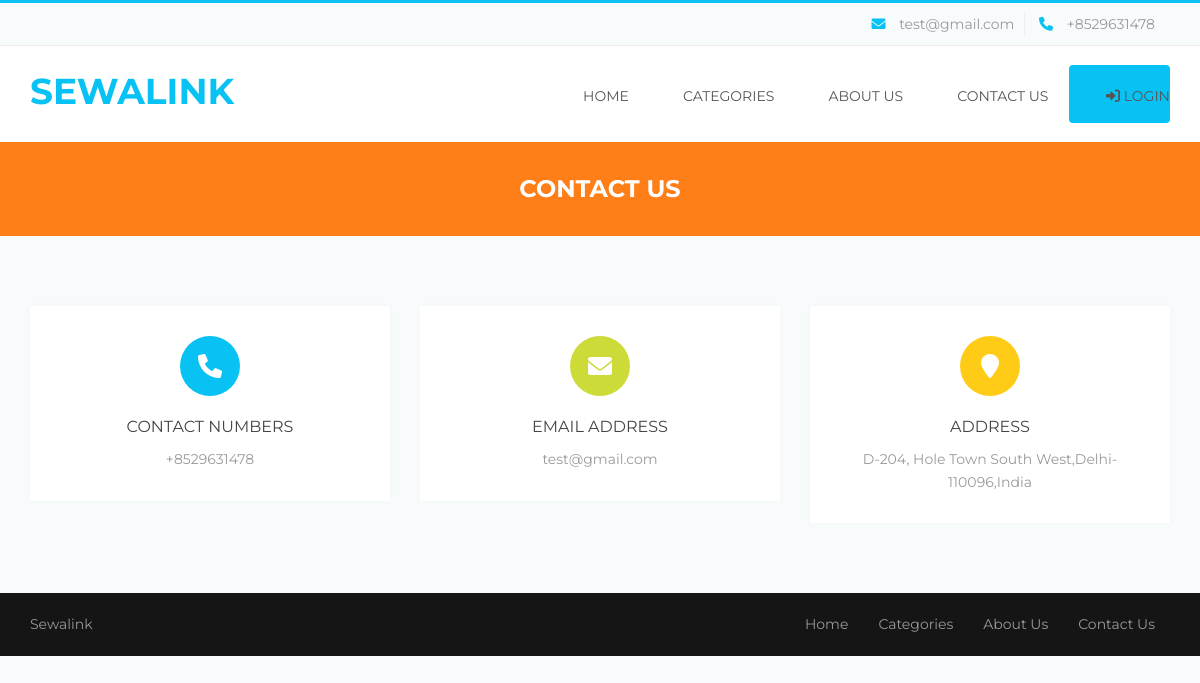
The page /contact.php on the database its author committed.
### tables this page shows
CREATE TABLE `tblpage` (
  `ID` int(10) NOT NULL,
  `PageType` varchar(50) DEFAULT NULL,
  `PageTitle` varchar(200) DEFAULT NULL,
  `PageDescription` mediumtext DEFAULT NULL,
  `Email` varchar(200) DEFAULT NULL,
  `MobileNumber` bigint(10) DEFAULT NULL,
  `UpdationDate` timestamp NOT NULL DEFAULT current_timestamp() ON UPDATE current_timestamp()
);

### contact.php (the view, shortened to what this page needs)
<?php
include('includes/dbconnection.php');
?>
<!DOCTYPE html>
<html>
<head>
	<link rel="stylesheet" type="text/css" href="bootstrap/css/bootstrap.min.css">
	<link rel="stylesheet" type="text/css" href="css/style.css">
	<link rel="stylesheet" type="text/css" href="css/menu.css">
	<link rel="stylesheet" type="text/css" href="css/color/color.css">
	<link rel="stylesheet" type="text/css" href="assets/testimonial/css/style.css" />
	<link rel="stylesheet" type="text/css" href="assets/testimonial/css/elastislide.css" />
	<link rel="stylesheet" type="text/css" href="css/responsive.css">
    <link rel="stylesheet" type="text/css" href="css/font-awesome.css">
	<link rel="stylesheet" type="text/css" href="assets/revolution_slider/css/revslider.css" media="screen" />
</head>
<body>
	<div class="theme-wrap clearfix">
		<?php include_once('includes/header.php');?>
		<div class="page-title-wrap bgorange-1 padding-top-30 padding-bottom-30">
			<h4 class="white">contact us</h4>
		</div>
		<section id="contact-form" class="margin-top-70 margin-bottom-40">
			<div class="container">
				<div class="row info-box-wrap clearfix">
					<?php
$sql="SELECT * from tblpage where PageType='contactus'";
$query = $dbh -> prepare($sql);
$query->execute();
$results=$query->fetchAll(PDO::FETCH_OBJ);
$cnt=1;
if($query->rowCount() > 0)
{
foreach($results as $row)
{               ?>
					<div class="col-xs-12 col-sm-4 col-md-4 col-lg-4">
						<div class="info-box bgwhite shadow-1 clearfix">
							<div class="info-icon">
								<i class="fa fa-phone bgblue-1 white"></i>
							</div>
							<div class="info-content">
								<div class="info-title">
									<h6>Contact numbers</h6>
								</div>
								<div class="info-disc">
									<p>+<?php  echo htmlentities($row->MobileNumber);?></p>
								</div>
							</div>
						</div>
					</div>
					<div class="col-xs-12 col-sm-4 col-md-4 col-lg-4">
						<div class="info-box bgwhite shadow-1 clearfix">
							<div class="info-icon">
								<i class="fa fa-envelope bggreen-1 white"></i>
							</div>
							<div class="info-content">
								<div class="info-title">
									<h6>email Address</h6>
								</div>
								<div class="info-disc">
									<p><?php  echo htmlentities($row->Email);?></p>
								</div>
							</div>
						</div>
					</div>
					<div class="col-xs-12 col-sm-4 col-md-4 col-lg-4">
						<div class="info-box bgwhite shadow-1 clearfix">
							<div class="info-icon">
								<i class="fa fa-map-marker bgyallow-1 white"></i>
							</div>
							<div class="info-content">
								<div class="info-title">
									<h6>Address</h6>
								</div>
								<div class="info-disc">
									<p><?php  echo htmlentities($row->PageDescription);?></p>
								</div>
							</div>
						</div>
					</div>
					<?php $cnt=$cnt+1;}} ?>
				</div>
			</div>
		</section>
		<?php include_once('includes/footer.php');?>
	</div>
</body>
</html>

### includes/header.php (shortened to what this page needs)
<?php
include('includes/dbconnection.php');
?>
<!DOCTYPE html>
<html lang="en">
<head>
    <link rel="stylesheet" href="https://cdnjs.cloudflare.com/ajax/libs/font-awesome/6.0.0/css/all.min.css">
</head>
<body>
    <div class="header">
        <div class="top-toolbar">
            <div class="container">
                <div class="row">
                    <div class="col-md-6 col-sm-12 col-xs-12 pull-right">
                        <div class="top-contact-info">
                            <ul>
                                <?php
                                $sql = "SELECT * from tblpage where PageType='contactus'";
                                $query = $dbh->prepare($sql);
                                $query->execute();
                                $results = $query->fetchAll(PDO::FETCH_OBJ);
                                $cnt = 1;
                                if ($query->rowCount() > 0) {
                                    foreach ($results as $row) { ?>
                                        <li class="toolbar-email"><i class="fa fa-envelope-o"></i>
                                            <?php echo htmlentities($row->Email); ?></li>
                                        <li class="toolbar-contact"><i class="fa fa-phone"></i>
                                            +<?php echo htmlentities($row->MobileNumber); ?></li><?php $cnt = $cnt + 1;
                                    }
                                } ?>
                            </ul>
                        </div>
                    </div>
                </div>
            </div>
        </div>
        <div class="nav-wrapper">
            <div class="container">
                <nav class="wsmenu slideLeft clearfix">
                    <div class="logo pull-left"><a href="index.php" title="Responsive Slide Menus">
                            <h3 style="color:#08c2f3">SEWALINK</h3>
                        </a></div>
                    <ul class="mobile-sub wsmenu-list pull-right">
                        <li><a href="index.php">Home</a></li>
                        <li><a href="category.php">Categories</a></li>
                        <li><a href="about.php">About Us</a></li>
                        <li><a href="contact.php">Contact Us</a></li>
                        <?php if (isset($_SESSION['loggedin'])): ?>
                            <li class="user-nav-item user-dropdown">
                                <button class="user-btn">
                                    <i class="fas fa-user-circle"></i>
                                </button>
                                <div class="dropdown-content">
                                    <a href="#"><i class="fas fa-user"></i> <?php echo $_SESSION['username']; ?></a>
                                    <a href="#"><i class="fas fa-envelope"></i> <?php echo $_SESSION['email'] ?? ''; ?></a>
                                    <a href="auth/logout.php"><i class="fas fa-sign-out-alt"></i> Logout</a>
                                </div>
                            </li>
                        <?php else: ?>
                            <li class="user-nav-item">
                                <a href="auth/login.php" class="login-btn">
                                    <i class="fas fa-sign-in-alt"></i> Login
                                </a>
                            </li>
                        <?php endif; ?>
                    </ul>
                </nav>
            </div>
        </div>
    </div>
</body>
</html>

### css/style.css (style rules this page uses)
html, body, div, span, applet, object, iframe,h1, h2, h3, h4, h5, h6, p, blockquote, pre,a, abbr, acronym, address, big, cite, code,del, dfn, em, img, ins, kbd, q, s, samp, small, strike, strong, sub, sup, tt, var,b, u, i, center,dl, dt, dd, ol, ul, li,fieldset, form, label, legend,table, caption, tbody, tfoot, thead, tr, th, td, article, aside, canvas, details, embed,figure, figcaption, footer, header, hgroup,menu, nav, output, ruby, section, summary,time, mark, audio, video { margin: 0;padding: 0;border: 0;font-size: 100%;font: inherit;vertical-align: baseline; }
article, aside, details, figcaption, figure,footer, header, hgroup, menu, nav, section { display: block; }
body { line-height: 1;margin:0 ;padding:0 ;transition:all 0.3s ease;overflow-x: hidden; }
html { position:relative;overflow-x:hidden; }
ol, ul { list-style: none;margin:0; padding:0; }
a { display:block; }
body { font-family:'Montserrat',sans-serif; }
h1,h2,h3,h4,h5,h6 { font-family:'Montserrat',sans-serif; font-weight:700; margin:0; text-align:center; line-height:1.4; letter-spacing:0.6px; text-transform:uppercase; letter-spacing:0; }
h3 { font-size:36px; }
h4 { font-size:24px; }
h6 { font-size:16px; }
p { font-family:'Montserrat'; font-size:14px; padding:0; font-weight:400; text-align:center; margin:0; line-height:1.6; text-decoration:none; }
a,span,ul,li { font-family:'Montserrat'; font-size:14px; padding:0; font-weight:400; text-align:center; margin:0; line-height:1.6; text-decoration:none !important; }
p,span,a { padding:0; }
.container,.container-fluid { padding-left:0;padding-right:0; }
.padding-bottom-30 { padding-bottom:30px; }
.padding-top-30 { padding-top:30px; }
.margin-bottom-40 { margin-bottom:40px; }
.margin-top-70 { margin-top:70px; }
.logo { padding:20px 0; }
.logo a { display:inline-block; }
.top-toolbar { padding:10px 0; }
.top-toolbar .top-contact-info ul { text-align:right; }
.top-toolbar .top-contact-info ul li { display:inline-block }
.top-toolbar .top-contact-info ul li.toolbar-email { padding-right:10px; }
.top-toolbar .top-contact-info ul li.toolbar-email i { padding-right:10px; }
.top-toolbar .top-contact-info ul li.toolbar-contact { padding-right:15px; }
.top-toolbar .top-contact-info ul li.toolbar-contact i { padding:0 10px; }
.info-box { padding:30px;margin-bottom:30px; }
.info-box .info-icon { text-align:center; }
.info-box .info-icon i { width:60px;height:60px;line-height:60px;font-size:24px;border-radius:50%;text-align:center; }
.info-box .info-content .info-title { margin-top:20px; }
.info-box .info-content .info-title h6 { text-align:center;text-transform:uppercase;font-weight:400; }
.info-box .info-content .info-disc { margin-top:10px; }
.info-box .info-content .info-disc p { text-align:center; }

### css/menu.css (style rules this page uses)
.wsmenu { font-family:Helvetica, sans-serif; color:#fff; position:relative; font-size:15px; padding:0px; margin:0px auto; width:100%; background-color:#ffffff; }
.wsmenu-list { text-align:left; margin:0 auto 0 auto; display: block; padding:0px; }
.wsmenu-list > li { text-align:center; display: table-cell; }
.wsmenu-list > li > a { display:block; color:#555; padding:38px 21px; line-height:1; text-decoration:none; position:relative; font-family:'Montserrat'; text-transform:uppercase; }
.wsmenu-list > li:last-child a { display:block; color:#555; padding:20px 0 20px 21px; line-height:1; text-decoration:none; position:relative; }
.wsmenu-list li a:before { margin-right: 5px; position: relative; content: "|"; line-height: 16px; font-size: 24px; top: 3px; color:rgba(255,255,255,0); }
@media screen and (-webkit-min-device-pixel-ratio:0) { .wsmenu-list > li > a { padding: 39px 21px; } }

### css/color/color.css (style rules this page uses)
h1,h2,h3,h4,h5,h6 { color:#444; }
p,a,span,ul,li { color:#999; }
body { background:#f7fbfc; }
.white { color:#fff; }
.bgwhite { background:#fff; }
.bgblue-1 { background:#08c2f3; }
.bggreen-1 { background:#ccdb38; }
.bgyallow-1 { background:#fecc17; }
.bgorange-1 { background:#fe7e17; }
.shadow-1 { -webkit-box-shadow: 0 0 6px 3px rgba(0,0,0,0.01); -moz-box-shadow: 0 0 6px 3px rgba(0,0,0,0.01); box-shadow: 0 0 6px 3px rgba(0,0,0,0.01); }
.top-toolbar { border-top:3px solid #08c2f3; background-color:#f7fbfc; border-bottom:1px solid #eee; }
.top-toolbar .top-contact-info ul li.toolbar-email { border-right:1px solid #eee; }
.top-toolbar .top-contact-info ul li.toolbar-email i, .top-toolbar .top-contact-info ul li.toolbar-contact i { color:#08c2f3; }
.nav-wrapper { background:#fff; }

### rows shown on the page
tblpage: Email "test@gmail.com", MobileNumber "8529631478", PageDescription "D-204, Hole Town South West,Delhi-110096,India"
